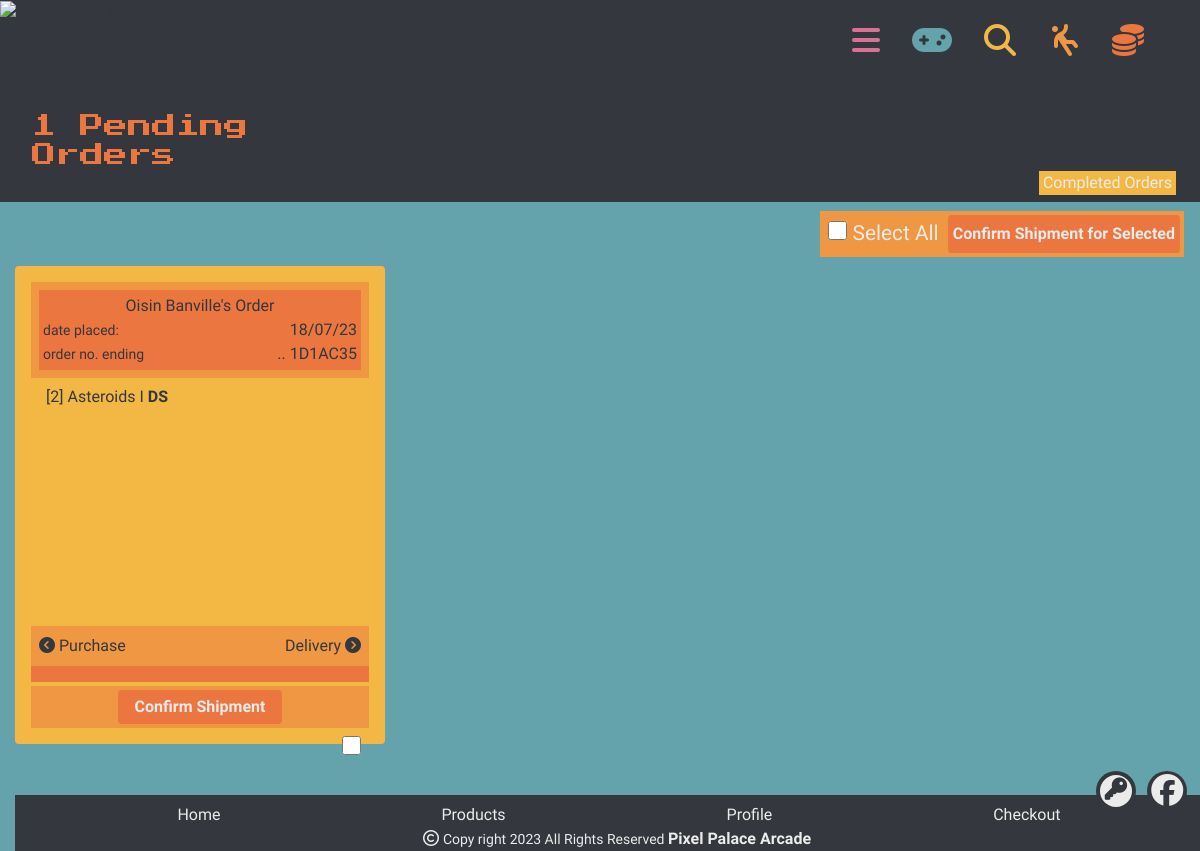
The page /administration/pending_orders/ (signed in) on the database its author committed.
### checkout/models.py (models this page shows, shortened)
class Order(models.Model):
    order_number = models.CharField(max_length=32, null=False, editable=False)
    user_profile = models.ForeignKey(UserProfile, on_delete=models.SET_NULL,
                                     null=True, blank=True,
                                     related_name='orders')
    full_name = models.CharField(max_length=50, null=False, blank=False)
    email = models.EmailField(max_length=254, null=False, blank=False)
    phone_number = models.CharField(max_length=20, null=False, blank=False)
    country = CountryField(blank_label='Country *', null=False, blank=False)
    postcode = models.CharField(max_length=20, null=True, blank=True)
    town_or_city = models.CharField(max_length=40, null=False, blank=False)
    street_address1 = models.CharField(max_length=80, null=False, blank=False)
    street_address2 = models.CharField(max_length=80, null=True, blank=True)
    county = models.CharField(max_length=80, null=True, blank=True)
    date = models.DateTimeField(auto_now_add=True)
    delivery_cost = models.DecimalField(max_digits=6, decimal_places=2,
                                        null=False, default=0)
    order_total = models.DecimalField(max_digits=10,
                                      decimal_places=2, null=False, default=0)
    grand_total = models.DecimalField(max_digits=10,
                                      decimal_places=2, null=False, default=0)
    original_bag = models.TextField(null=False, blank=False, default='')
    stripe_pid = models.CharField(max_length=254,
                                  null=False, blank=False, default='')
    completed = models.BooleanField(default=False)

class OrderLineItem(models.Model):
    order = models.ForeignKey(Order, null=False, blank=False,
                              on_delete=models.CASCADE,
                              related_name='lineitems')
    product = models.ForeignKey(Product, null=False, blank=False,
                                on_delete=models.CASCADE)
    product_variant = models.CharField(max_length=20, null=True, blank=True)
    quantity = models.IntegerField(null=False, blank=False, default=0)
    lineitem_total = models.DecimalField(max_digits=6, decimal_places=2,
                                         null=False, blank=False,
                                         editable=False)

### products/models.py (models this page shows, shortened)
class Product(models.Model):
    category = models.ForeignKey('Category', null=True,
                                 blank=True, on_delete=models.SET_NULL)
    name = models.CharField(max_length=254)
    description = models.TextField()
    has_variants = models.BooleanField(default=False, null=True, blank=True)
    price = models.DecimalField(max_digits=6, decimal_places=2)
    aggregaterating = models.DecimalField(max_digits=6, decimal_places=2,
                                          null=True, blank=True)
    reviewed = models.BooleanField(default=False, null=True, blank=True)
    image_url = models.URLField(max_length=1824, null=True, blank=True)
    image = models.ImageField(null=True, blank=True)
    @property
    def aggregaterating(self):
        return self.calculate_average_rating()

### administration/views.py (the view, shortened to what this page needs)
# urls.py: path('pending_orders/', views.pending_orders,
def pending_orders(request):
    if request.method == 'GET':
        incomplete_orders = Order.objects.filter(completed=False)
        form = MarkOrderCompletedForm()
        context = {
            'incomplete_orders': incomplete_orders,
            'form': form
        }
        return render(request, 'administration/pending_orders.html', context)

### administration/forms.py
class MarkOrderCompletedForm(forms.Form):
    order_id = forms.IntegerField(widget=forms.HiddenInput())

### bag/contexts.py (called while the page is built, shortened)
def bag_contents(request):
    bag_items = []  # List to store items in the bag
    total = 0  # Total price of all items in the bag
    product_count = 0  # Total quantity of all products in the bag
    bag = request.session.get('bag', {})  # Retrieve bag data from the session
    if total < settings.FREE_DELIVERY_THRESHOLD:
        delivery = total * Decimal(settings.STANDARD_DELIVERY_PERCENTAGE / 100)
        free_delivery_delta = settings.FREE_DELIVERY_THRESHOLD - total
    else:
        delivery = 0
        free_delivery_delta = 0
    grand_total = delivery + total
    context = {
        'bag_items': bag_items,
        'total': total,
        'product_count': product_count,
        'delivery': delivery,
        'free_delivery_delta': free_delivery_delta,
        'free_delivery_threshold': settings.FREE_DELIVERY_THRESHOLD,
        'grand_total': grand_total,
    }
    return context

### administration/templates/administration/pending_orders.html (shortened to what this page needs)
{% extends "base.html" %}
{% load static %}
{% block content %}
  <div class="texture rounded m-3">
    <div class="white-75 d-flex rounded">
      <div class="start-font section-heading m-0 p-0">
        <h4 class="orange-text m-2 p-2 whitespace-nowrap">
          {% if incomplete_orders %}
           {{ incomplete_orders|length }}
          {% endif %}
          Pending
          <br>
          Orders
        </h4>
      </div>
    </div>
  </div>
  <div class="texture rounded m-1 section-secondary-heading">
    <div class="orange-75 d-flex p-1 rounded">
      <div class="xanthous">
        <a href="{% url 'completed_orders' %}" class="play-font m-0 p-0">
          <p class="white-text m-0 px-1 py-0 whitespace-nowrap">Completed Orders</p>
        </a>
      </div>
    </div>
  </div>
  <div class="container-fluid moonstone big-bottom">
    {% if incomplete_orders %}
      <div class="butterscotch pb-0 select-all-orders">
        <label class="ml-2 white-text">
          <input type="checkbox" id="selectAllCheckbox">
          Select All
        </label>
        <button type="button" id="submitSelectedButton" class="btn orange m-1 px-1 mb-0 white-text">
          <strong>Confirm Shipment for Selected</strong>
        </button>
      </div>
      <div class="row pt-5">
          {% for order in incomplete_orders %}
          <div class="pending-order-card my-2 col-sm-6 col-lg-4">
              <div class="xanthous rounded mt-2 p-3">
                  <div class="butterscotch p-2">
                      <div class="orange p-1">
                          <div class="text-center mb-0">{{ order.full_name }}'s Order</div>
                      <div>
                          <small>date placed:</small>
                          <span class="float-right">{{ order.date|date:"d/m/y" }}</span>
                      </div>
                      <span data-toggle="tooltip" data-placement="top" title="{{ order.order_number }}">
                          <small>order no. ending</small>
                          <span class="float-right">.. {{ order.order_number|slice:"-7:" }}</span>
                      </span>
                      </div>
                  </div>
                  <div class="pending_order_section_slider">
                      <div class="col-12">
                      <p class="mt-2 d-inline-block" style="max-width: 30ch; word-wrap: break-word;">
                          {% for lineitem in order.lineitems.all %}
                          <p class="text-right d-inline-block">[{{ lineitem.quantity }}]</p>
                          {{ lineitem.product.name }}
                          {% if lineitem.product_variant %}
                          <strong>{{ lineitem.product_variant|upper }}</strong>
                          {% endif %}
                          <br>
                          {% endfor %}
                      </p>
                      </div>
                  </div>
                  <div class="butterscotch p-1 d-flex align-items-center justify-content-between">
                      <span class="mb-0 p-1 pointer-on-hover butterscotch float-left scroll-buttons scrollLeftButton">
                      <i class="fa-solid fa-circle-chevron-left"></i>
                      Purchase
                      </span>
                      <span class="mb-0 p-1 pointer-on-hover butterscotch float-right scroll-buttons scrollRightButton">
                      Delivery
                      <i class="fa-solid fa-circle-chevron-right"></i>
                      </span>
                  </div>
                  <div class="col-12 mt-0 decoration-stripe orange  mb-1"></div>
                  <span class="text-center mt-0">
                      <form method="post" action="{% url 'pending_orders' %}">
                      <div class="butterscotch p-1">
                          <button type="submit" class="btn orange p-1 px-3 white-text individual-order-submit-button">
                          <strong>Confirm Shipment</strong>
                          </button>
                      </div>
                      </form>
                  </span>
                  <input class="m-2 float-right order-selection-box" type="checkbox" name="selected_orders" value="{{ order.id }}">
              </div>
          </div>
          {% endfor %}
      </div>
    {% endif %}
{% endblock %}

### static/css/base.css (style rules this page uses)
body { height: 100%; width: 100%; margin: 0 !important; overflow-y: auto; background: #34373D; font-family: 'Play', sans-serif; color: #34373D; z-index: -10; }
a { color: inherit; }
button { border-color: #EBEBEB; }
.big-bottom { padding-bottom: 5rem; }
.whitespace-nowrap { white-space: nowrap !important; }
.pointer-on-hover { cursor: pointer; }
.decoration-stripe { height: 1rem; width: 100%; margin: 0; }
.pending_order_section_slider { display: flex; overflow-x: auto; }
.section-secondary-heading { position: absolute; right: 1rem; top: 10.2rem; }
.select-all-orders { font-size: 1.3rem; position: absolute; top: 13.2rem; right: 1rem; }
input[type="checkbox"] { width: 1.2rem; height: 1.2rem; }
.butterscotch { white-space: nowrap; }
.texture { max-width: max-content; }
.moonstone { background: #64A2AC; }
.xanthous { background: #F3B844; }
.butterscotch { background: #EF9742; }
.orange { background: #EB7640; }
.orange-text { color: #EB7640; }
.white-text { color: #EBEBEB; }
.start-font { font-family: 'Press Start 2P', cursive; }
.play-font { font-family: 'Play', sans-serif; }

### rows shown on the page
Order: full_name "Oisin Banville", date "18/07/23", order_number "1D1AC35"
OrderLineItem: quantity "2", product.name "Asteroids I", product_variant "DS"

### other values the page prints
{{ incomplete_orders|length }} "1"
